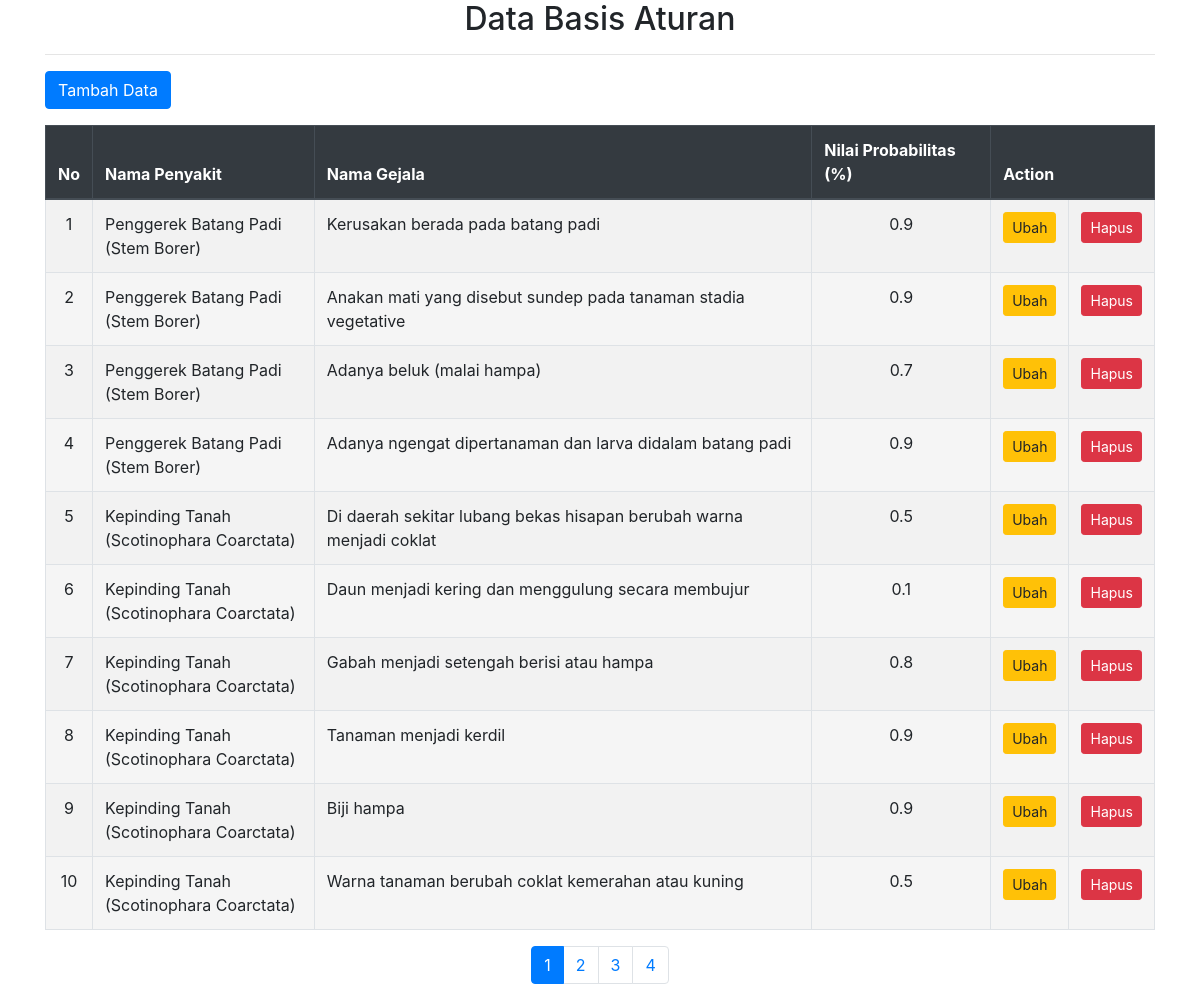
Page /pages_aturan/aturan_data.php on the committed database.
### tables this page shows
CREATE TABLE `tblaturan` (
  `kd_aturan` int(11) NOT NULL,
  `kd_gejala` varchar(7) NOT NULL,
  `kd_penyakit` varchar(7) NOT NULL,
  `nl_prob` decimal(2,1) NOT NULL
);

CREATE TABLE `tblpenyakit` (
  `kd_penyakit` varchar(7) NOT NULL,
  `nm_penyakit` varchar(40) NOT NULL,
  `nl_penyakit` float NOT NULL,
  `pengobatan` text NOT NULL
);

CREATE TABLE `tblgejala` (
  `kd_gejala` varchar(7) NOT NULL,
  `nm_gejala` varchar(80) NOT NULL
);

### pages_aturan/aturan_data.php (the view, shortened to what this page needs)
<?php
  include "lib/koneksi.php";
  $batas = 10;
  $halaman = isset($_GET['halaman']) ? $_GET['halaman'] : 1;
  if (empty($halaman)) {
    $posisi = 0;
    $halaman = 1;
  } else {
    $posisi = ($halaman - 1) * $batas;
  }
 ?>
<!DOCTYPE html>
<html lang="en">
<head>
  <link rel="stylesheet" href="https://maxcdn.bootstrapcdn.com/bootstrap/4.5.2/css/bootstrap.min.css">
</head>
<body>
<div class="container">
  <center><h2>Data Basis Aturan</h2></center><hr>
  <?php
    $query = "SELECT a.kd_aturan, b.kd_penyakit, b.nm_penyakit, c.kd_gejala, c.nm_gejala, a.nl_prob
            FROM tblaturan a
            JOIN tblpenyakit b ON a.kd_penyakit = b.kd_penyakit
            JOIN tblgejala c ON a.kd_gejala = c.kd_gejala
            ORDER BY b.kd_penyakit ASC, c.kd_gejala ASC
            LIMIT $posisi, $batas";
  $tampil = mysqli_query($konek, $query);
?>
<div class="mb-3">
    <form action="?open=Aturan-Add&status=tambah" target="_self" method="Post">
        <button type="submit" name="btntambah" class="btn btn-primary">Tambah Data</button>
    </form>
  </div>
  <table class="table table-striped table-bordered">
        <thead class="thead-dark">
          <tr>
        <th>No</th>
        <th width="20%">Nama Penyakit</th>
        <th>Nama Gejala</th>
        <th>Nilai Probabilitas (%)</th>
        <th colspan="2" width="10%">Action</th>
      </tr>
      </thead>
        <tbody>
  <?php
    $no = $posisi + 1;
    while ($data = mysqli_fetch_array($tampil)) {
      $warna = ($no % 2 == 1) ? '' : '#F5F5F5';
      echo "<tr bgcolor='$warna'>
              <td align='center'>$no</td>
              <td>$data[nm_penyakit]</td>
              <td>$data[nm_gejala]</td>
              <td align='center'>$data[nl_prob]</td>
              <td align='center'><a href='?open=Aturan-Edit&kode=$data[kd_aturan]' target='_self' alt='Edit Data' class='btn btn-warning btn-sm'>Ubah</a></td>
              <td align='center'><a href='?open=Aturan-Hapus&kode=$data[kd_aturan]' target='_self' alt='Delete Data' class='btn btn-danger btn-sm'>Hapus</a></td>
            </tr>";
      $no++;
    }
    echo "</table>";
    $semuadata = "SELECT a.kd_aturan, b.kd_penyakit, b.nm_penyakit, c.kd_gejala, c.nm_gejala, a.nl_prob
                  FROM tblaturan a
                  JOIN tblpenyakit b ON a.kd_penyakit = b.kd_penyakit
                  JOIN tblgejala c ON a.kd_gejala = c.kd_gejala
                  ORDER BY b.kd_penyakit ASC, c.kd_gejala ASC";
    $query2     = mysqli_query($konek, $semuadata);
    $jmldata    = mysqli_num_rows($query2);
    $jmlhalaman = ceil($jmldata / $batas);
echo "<ul class='pagination justify-content-center'>";
      for ($a = 1; $a <= $jmlhalaman; $a++) {
        if ($a != $halaman) {
          echo "<li class='page-item'><a class='page-link' href='?open=Basis-Aturan&halaman=$a'>$a</a></li>";
        } else {
          echo "<li class='page-item active'><a class='page-link' href='#'>$a</a></li>";
        }
      }
      echo "</ul>";
      ?>
    </div>
</body>
</html>

### rows in the picture
tblaturan: kd_penyakit.nm_penyakit "Penggerek Batang Padi (Stem Borer)", kd_gejala.nm_gejala "Kerusakan berada pada batang padi", nl_prob "0.9"
tblaturan: kd_penyakit.nm_penyakit "Penggerek Batang Padi (Stem Borer)", kd_gejala.nm_gejala "Anakan mati yang disebut sundep pada tanaman stadia vegetative", nl_prob "0.9"
tblaturan: kd_penyakit.nm_penyakit "Penggerek Batang Padi (Stem Borer)", kd_gejala.nm_gejala "Adanya beluk (malai hampa)", nl_prob "0.7"
tblaturan: kd_penyakit.nm_penyakit "Penggerek Batang Padi (Stem Borer)", kd_gejala.nm_gejala "Adanya ngengat dipertanaman dan larva didalam batang padi", nl_prob "0.9"
tblaturan: kd_penyakit.nm_penyakit "Kepinding Tanah (Scotinophara Coarctata)", kd_gejala.nm_gejala "Di daerah sekitar lubang bekas hisapan berubah warna menjadi coklat", nl_prob "0.5"
tblaturan: kd_penyakit.nm_penyakit "Kepinding Tanah (Scotinophara Coarctata)", kd_gejala.nm_gejala "Daun menjadi kering dan menggulung secara membujur", nl_prob "0.1"
tblaturan: kd_penyakit.nm_penyakit "Kepinding Tanah (Scotinophara Coarctata)", kd_gejala.nm_gejala "Gabah menjadi setengah berisi atau hampa", nl_prob "0.8"
tblaturan: kd_penyakit.nm_penyakit "Kepinding Tanah (Scotinophara Coarctata)", kd_gejala.nm_gejala "Tanaman menjadi kerdil", nl_prob "0.9"
tblaturan: kd_penyakit.nm_penyakit "Kepinding Tanah (Scotinophara Coarctata)", kd_gejala.nm_gejala "Biji hampa", nl_prob "0.9"
tblaturan: kd_penyakit.nm_penyakit "Kepinding Tanah (Scotinophara Coarctata)", kd_gejala.nm_gejala "Warna tanaman berubah coklat kemerahan atau kuning", nl_prob "0.5"
